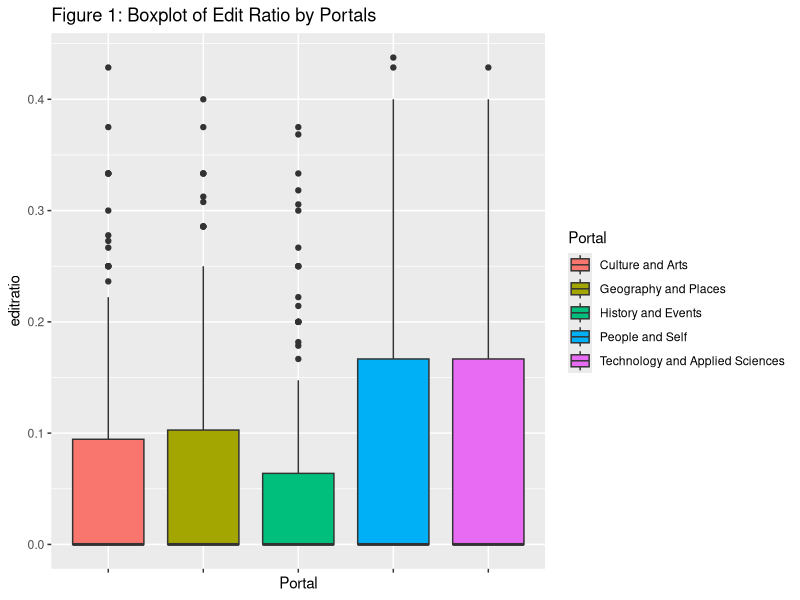
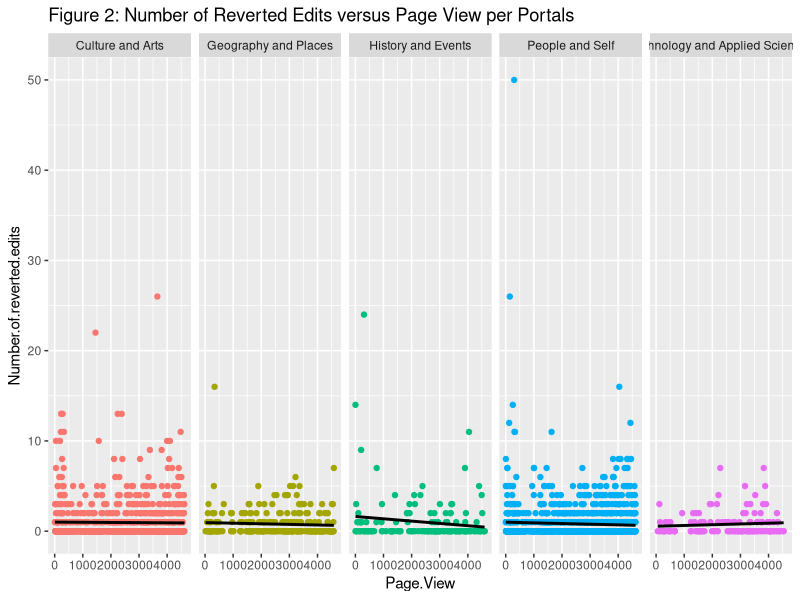
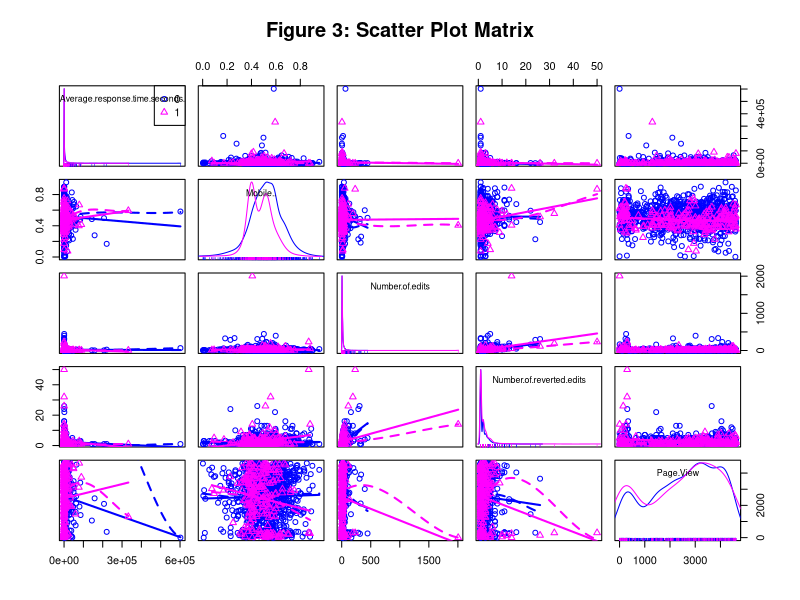
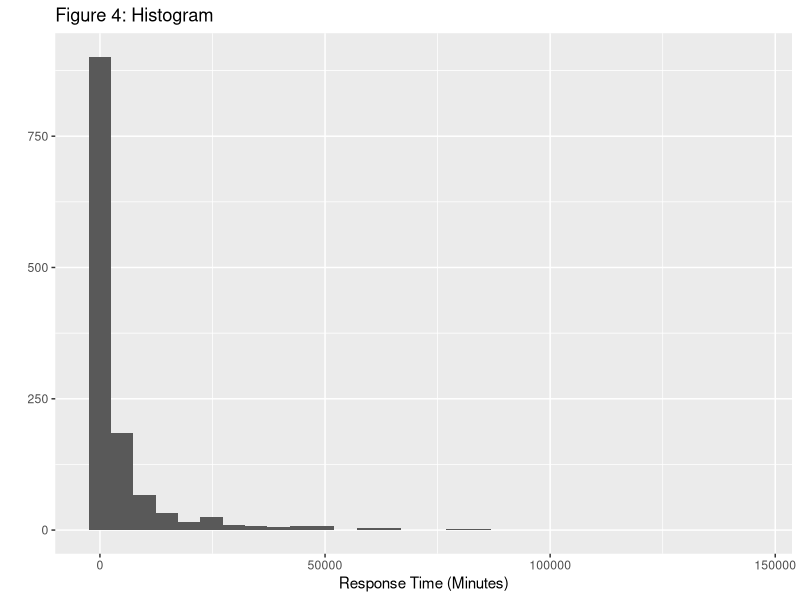
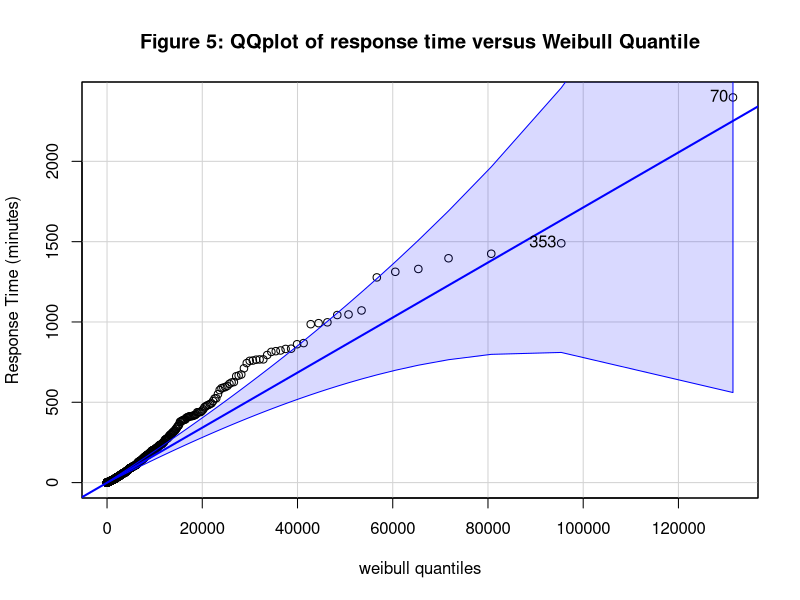
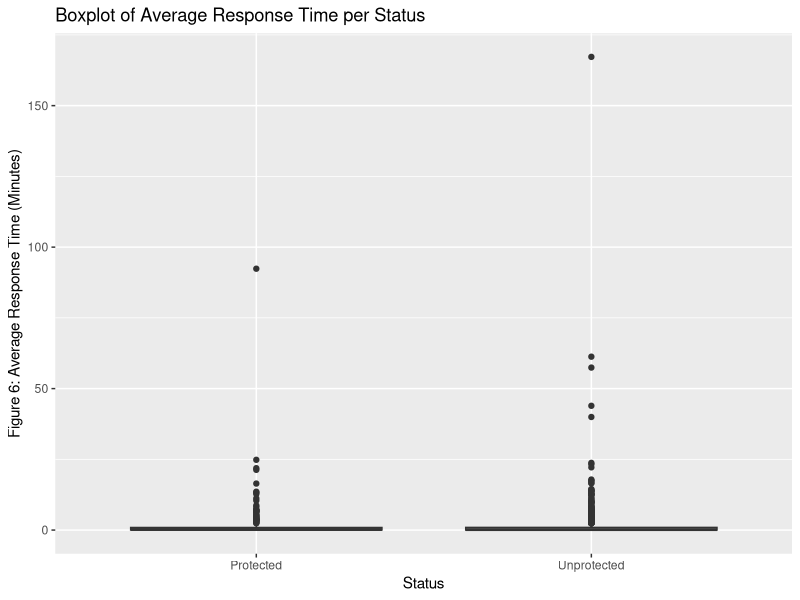

Write the R code that produced these figures, in order.
## ---- chunk 1
require(MASS)
require(car)
require(ggplot2)
require(xtable)
require(knitr)
require(plyr)
require(dplyr)
require(GGally)
## ---- chunk 2
wiki <- read.csv("Wiki_final2.csv",header = TRUE,stringsAsFactors = FALSE) 
wiki$editratio=wiki$Number.of.reverted.edits/wiki$Number.of.edits
wiki$Page.View=as.integer(as.factor(wiki$Page.View))
wiki$Portal[wiki$Portal=="REligion and Belief Systems"]="Religion and Belief Systems"
wiki$Portal[wiki$Portal=="CUlture and Arts"]="Culture and Arts"

wiki=wiki[!wiki$Portal=="",]
## ---- chunk 3

freqcount=data.frame(table(wiki$Portal))

names(freqcount)=c("Category","Frequency")
freqcount=arrange(freqcount,desc(Frequency))
kable(freqcount,caption="Table 1: Frequency Count")

# Select the top five portals for further analysis
peopleself <- subset(wiki,Portal=="People and Self")
cultureart <- subset(wiki,Portal=="Culture and Arts")
techapplied <- subset(wiki,Portal=="Technology and Applied Sciences")
geography <- subset(wiki,Portal=="Geography and Places")
history <- subset(wiki,Portal=="History and Events")

## ---- chunk 4
power.anova.test(power=0.8,between.var=0.0001981278,within.var=0.0092,group=5)
## ---- chunk 5
set.seed(1000)
ps <- peopleself[sample(1:nrow(peopleself),140,replace=FALSE),]
set.seed(1000)
ca <- cultureart[sample(1:nrow(cultureart),140,replace=FALSE),]
set.seed(1000)
ta <- techapplied[sample(1:nrow(techapplied),140,replace=FALSE),]
set.seed(1000)
gp <- geography[sample(1:nrow(geography),140,replace=FALSE),]
set.seed(1000)
hp <- history[sample(1:nrow(history),140,replace=FALSE),]

wikifinal <- rbind(ps,ca,ta,gp,hp)
wikifinal$Status=as.factor(wikifinal$Status)
wikifinal$Portal=as.factor(wikifinal$Portal)

## ---- chunk 6
# Mean and standard deviation of reverted edits, edits, and edit ratio #
# For each portal #
 #People and Self Portal#
mrp=mean(peopleself$Number.of.reverted.edits)
mep=mean(peopleself$Number.of.edits)
merp=mean(peopleself$editratio)
srp=sd(peopleself$Number.of.reverted.edits)
sep=sd(peopleself$Number.of.edits)
serp=sd(peopleself$editratio)
 #Culture and Arts#      
mrc=mean(cultureart$Number.of.reverted.edits)
mec=mean(cultureart$Number.of.edits)
merc=mean(cultureart$editratio)
src=sd(cultureart$Number.of.reverted.edits)
sec=sd(cultureart$Number.of.edits)
serc=sd(cultureart$editratio)
 #Technology and Applied Science#
mrt=mean(techapplied$Number.of.reverted.edits)
met=mean(techapplied$Number.of.edits)
mert=mean(techapplied$editratio)
srt=sd(techapplied$Number.of.reverted.edits)
set=sd(techapplied$Number.of.edits)
sert=sd(techapplied$editratio)

  #Geography and Locations#
mrg=mean(geography$Number.of.reverted.edits)
meg=mean(geography$Number.of.edits)
merg=mean(geography$editratio)
srg=sd(geography$Number.of.reverted.edits)
seg=sd(geography$Number.of.edits)
serg=sd(geography$editratio)

   #History and Events#
mrh=mean(history$Number.of.reverted.edits)
meh=mean(history$Number.of.edits)
merh=mean(history$editratio)
srh=sd(history$Number.of.reverted.edits)
seh=sd(history$Number.of.edits)
serh=sd(history$editratio)

portal=unique(wikifinal$Portal)
name=names(wikifinal)[c(3:4,11)]
summarystatistics=data.frame()
for (i in 1:5){
      for(j in c(3,4,11)){
          row=data.frame(Portal=portal[i],variable=names(wikifinal)[j],mean=mean(wikifinal[,j][wikifinal$Portal==portal[i]]),median=median(wikifinal[,j][wikifinal$Portal==portal[i]]),standard_deviation=sd(wikifinal[,3][wikifinal$Portal==portal[i]]))
          summarystatistics=rbind(summarystatistics,row)   
      }  
}

kable(summarystatistics,caption="Table 2: Summary Statistics")

## ---- chunk 7
# Boxplot of edit ratio for each portal #
ggplot(wikifinal,aes(x=Portal,y=editratio,fill = Portal))+geom_boxplot()+ggtitle("Figure 1: Boxplot of Edit Ratio by Portals")+theme( axis.text.x=element_blank())

## ---- chunk 8
kruskal.test(wikifinal$editratio ~ wikifinal$Portal)
pvalue=kruskal.test(wikifinal$editratio ~ wikifinal$Portal)[3]$p.value

## ---- chunk 9
## Question 2 ##

top5=wiki[wiki$Portal %in% portal,] #Subset the top five portals
ggplot(top5,aes(y=Number.of.reverted.edits,x=Page.View,color=Portal))+geom_point()+geom_smooth(method="lm",color="black",se=FALSE)+facet_grid(. ~ Portal)+ theme(legend.position="none")+ggtitle("Figure 2: Number of Reverted Edits versus Page View per Portals")


regressionresult=data.frame()

for (i in 1:5){
 data=top5[top5$Portal==portal[i],]
 lm=lm(data$Number.of.reverted.edits ~ data$Page.View)
 pvalue_beta0=summary(lm)[4]$coefficients[4]
 pvalue_beta1=summary(lm)[4]$coefficients[8]
 rsq=summary(lm)[8]$r.squared
 row=data.frame(Portal=portal[i],n=dim(data)[1],rsquared=rsq,pvalue=pvalue_beta1)
 regressionresult=rbind(regressionresult,row)
}

kable(regressionresult,caption=" Table 3: Regression Result")
## ---- chunk 10
wikitime=read.csv("Wiki_timedata1.csv",header=TRUE)
finaltime=merge(wiki,wikitime,by="Page.Title")
mt=mean(finaltime$Average.response.time.seconds.)/60
mdt=median(finaltime$Average.response.time.seconds.)/60
sdt=sd(finaltime$Aver1age.response.time.seconds./60)
finaltime=finaltime[,c(1,3:9,11:dim(finaltime)[2])]
finaltime$Average.response.time=finaltime$Average.response.time.seconds./60/60
finaltime$Mobile..=gsub("%","",finaltime$Mobile..)
finaltime$Mobile..=as.numeric(finaltime$Mobile..)/100 #Convert Mobile Percentage to numeric

finaltime$Status=as.factor(finaltime$Status) #convert status to factor
finaltime$Number.of.reverted.edits=as.numeric(finaltime$Number.of.reverted.edits)#convert to numeric
finaltime$Number.of.edits=as.numeric(finaltime$Number.of.edits) #convert to numeric
finaltime$Page.View =as.numeric(finaltime$Page.View) #convert to numeric
## ---- chunk 11
#ggpairs(~finaltime[,c(Average.response.time.seconds.,Mobile..,Number.of.edits,Number.of.reverted.edits,Page.View)], data=finaltime)

scatterplotMatrix(~Average.response.time.seconds.+Mobile..+Number.of.edits+Number.of.reverted.edits +Page.View|Status, data=finaltime,main="Figure 3: Scatter Plot Matrix")

a=finaltime$Average.response.time.seconds.
b=a[a<150000] # Remove extreme outliers
qplot(x=b,geom="histogram",xlab="Response Time (Minutes)",main="Figure 4: Histogram")
## ---- chunk 12
#Determining the shape and scale paramters for Weibull distribution
lx <- log(b)
m <- mean(lx)
v <- var(lx)
shape <- 1.2/sqrt(v)
scale <- exp(m + 0.572/shape)
#shape=parameters$estimate[[1]]
#scale=parameters$estimate[[2]]
qqPlot(b/60,distribution = "weibull",shape=shape,scale=scale,ylab="Response Time (minutes)",main="Figure 5: QQplot of response time versus Weibull Quantile")

## ---- chunk 13
peopleself <- subset(finaltime,Portal=="People and Self")
cultureart <- subset(finaltime,Portal=="Culture and Arts")
set.seed(57)
ps <- peopleself[sample(1:nrow(peopleself),140,replace=FALSE),]
set.seed(57)
ca <- cultureart[sample(1:nrow(cultureart),140,replace=FALSE),]
1/(mean(finaltime$Page.View)/7/24/3600)
wilcox.test(ps$Average.response.time.seconds.,ca$Average.response.time.seconds.,paired=TRUE)
## ---- chunk 14
#spliting the data between semi-protected and non-protected
npt=finaltime[finaltime$Status==0,]
pt=finaltime[finaltime$Status==1,]

#Determining the sample size
power.t.test(delta=0.3,sig.level = 0.05,power=0.8,type="t")

#Taking 176 samples for both protection status
set.seed(88888)
npt <- npt[sample(1:nrow(npt),176,replace=FALSE),]
set.seed(88888)
pt <- pt[sample(1:nrow(pt),176,replace=FALSE),]
wikifinal3=rbind(npt,pt)
## ---- chunk 15
#boxplot with sample data
finaltime$Status=ifelse(finaltime$Status==0,"Unprotected","Protected")
qplot(data=finaltime,x=Status,y=Average.response.time,geom="boxplot",main="Boxplot of Average Response Time per Status",ylab="Figure 6: Average Response Time (Minutes)")

md0=median(finaltime$Average.response.time.seconds.[finaltime$Status==0])/60/60
m0=mean(finaltime$Average.response.time.seconds.[finaltime$Status==0])/60/60
sd0=sd(finaltime$Average.response.time.seconds.[finaltime$Status==0]/60/60)
md1=median(finaltime$Average.response.time.seconds.[finaltime$Status==1])/60/60
m1=mean(finaltime$Average.response.time.seconds.[finaltime$Status==1])/60/60
sd1=sd(finaltime$Average.response.time.seconds.[finaltime$Status==1]/60/60)

## ---- chunk 16
#wilcox-test for response time versus status p value > 0.05
wilcox.test(x= npt$Average.response.time.seconds., y=pt$Average.response.time.seconds.,alternative="t",var.equal=TRUE)
